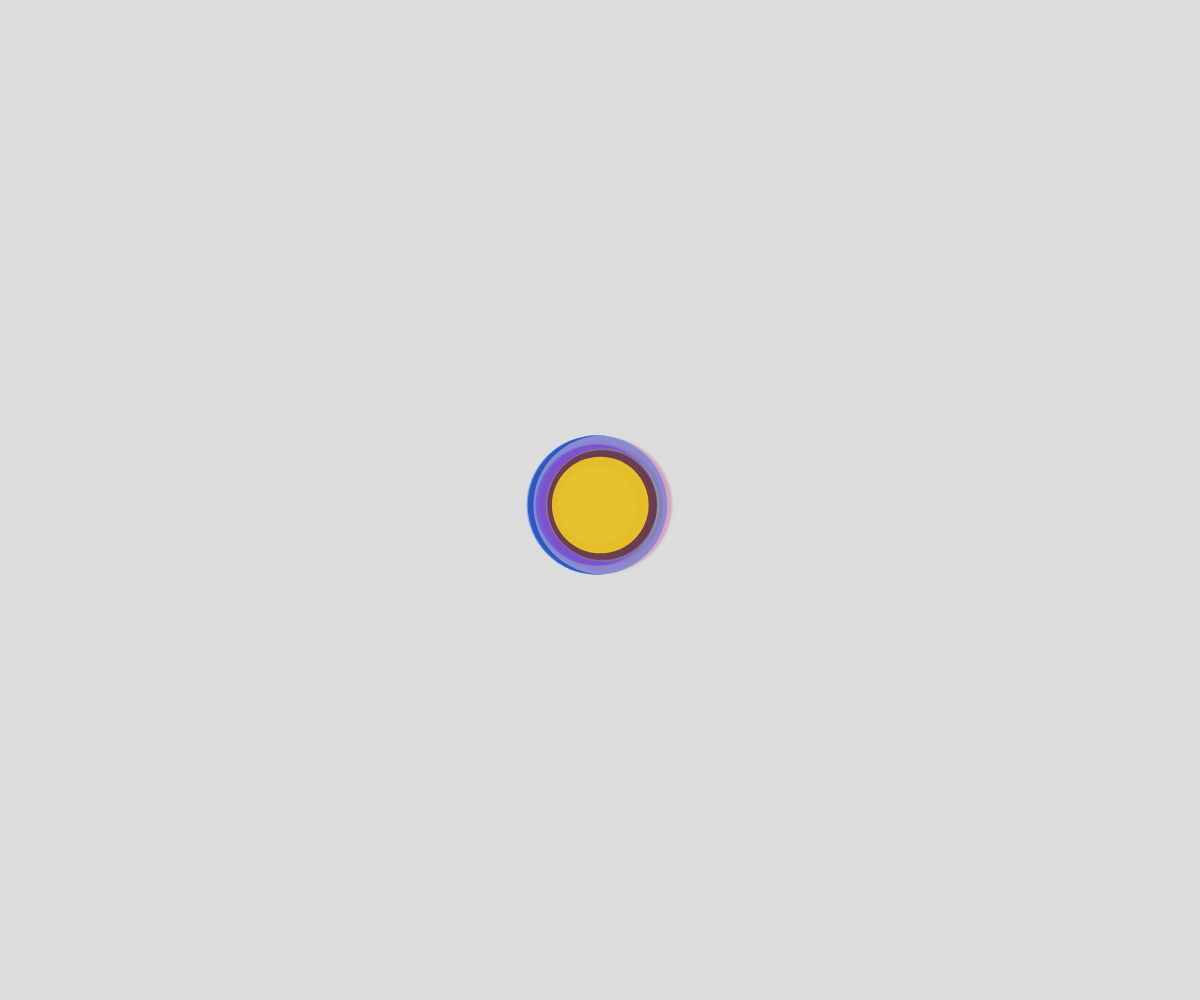
Frame 1 (no input)
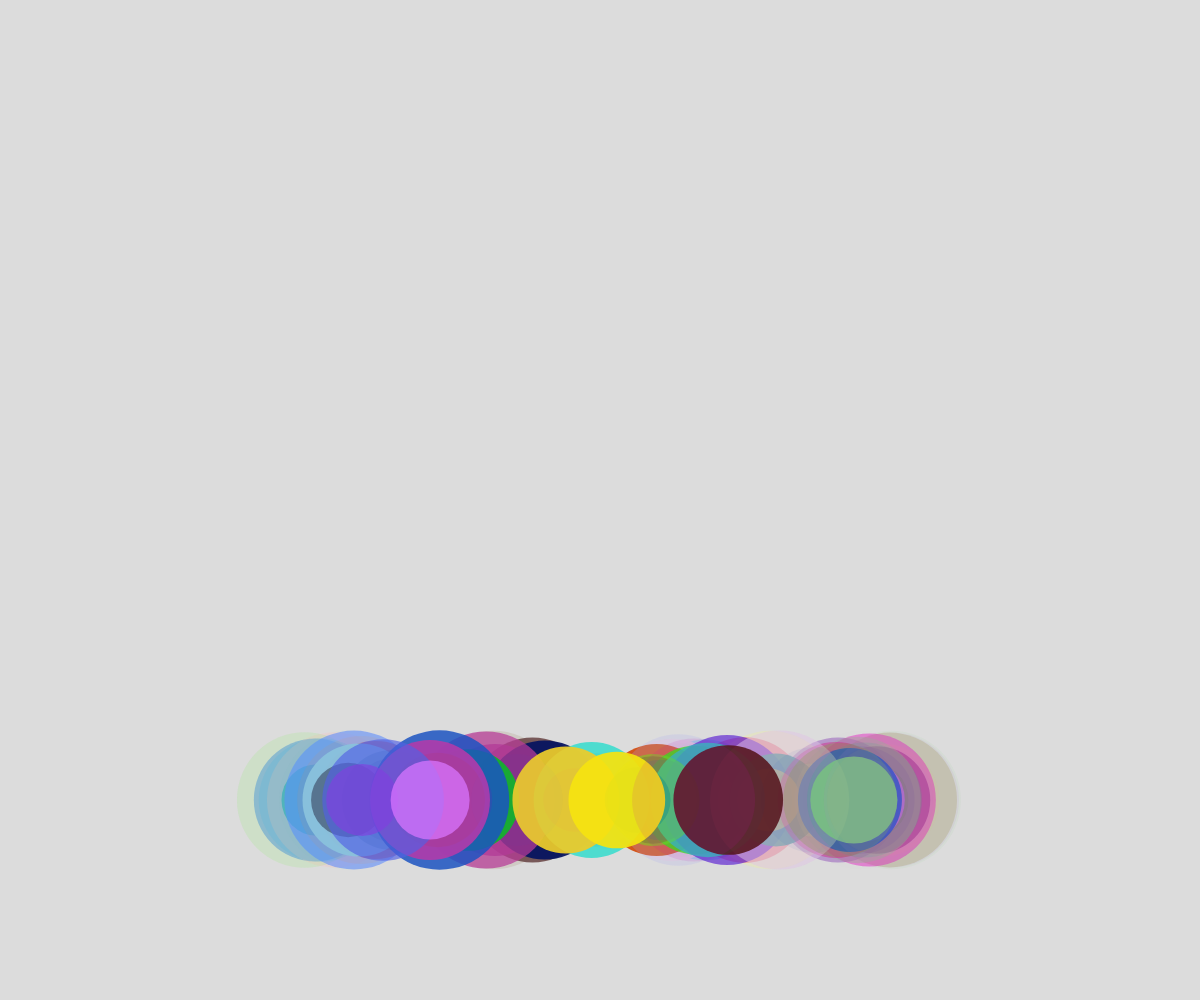
Frame 60 (no input)
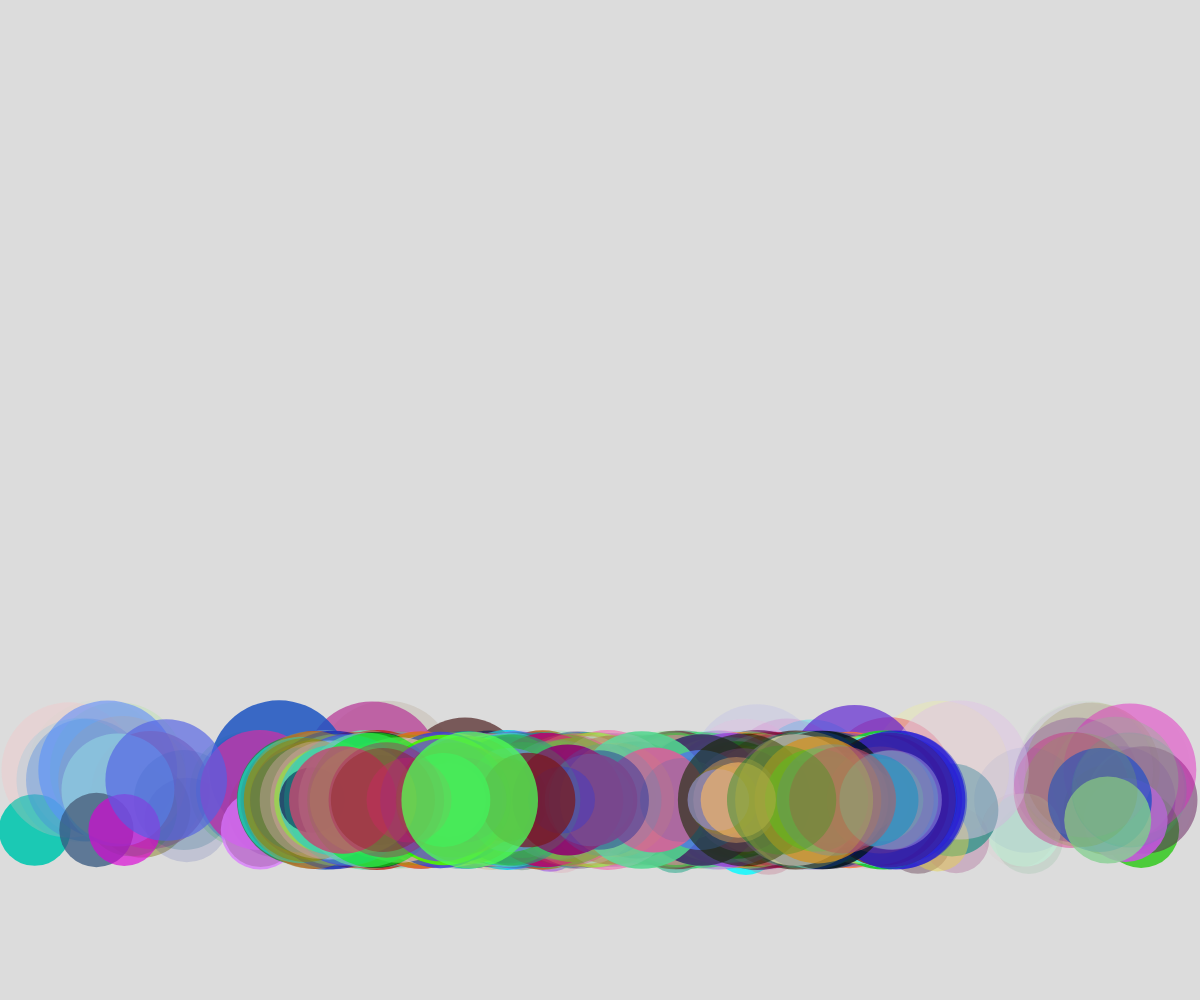
Frame 120 (the mouse pressed at the canvas centre since frame 60)

The p5.js sketch that drew these frames (run headless with seeded random() and noise() and a simulated clock; from frame 60 on, the mouse is pressed at the canvas centre):

// p5.js sketch
// ── sketch.js
// Bouncing Ball Demo
// Oct 3, 2024

let ballArray = [];

function setup() {
  createCanvas(windowWidth, windowHeight);
  for (let i = 0; i < 100; i++) {
    spawnBall(width/2, height/2);
  }
}

function draw() {
  background(220);
  for (let someBall of ballArray) {
    //move ball
    someBall.x += someBall.dx;
    someBall.y += someBall.dy;
  
    // bounce if needed
    if (someBall.x > width - someBall.radius || someBall.x < someBall.radius) {
      someBall.dx *= -1;
    }
  
    if (someBall.y >= height - someBall.radius || someBall.y < someBall.radius) {
      someBall.dy *= -1;
    }
  
    // Display the ball
    noStroke();
    fill(someBall.red, someBall.green, someBall.blue, someBall.alpha);
    circle(someBall.x, someBall.y, someBall.radius * 2);
  }
}

function mousePressed() {
  for (let i = 0; i < 1500; i++) {
    spawnBall(mouseX, mouseY);
  }
}

function spawnBall(theX, theY) {
  let theBall = {
    x: theX,
    y: theY,
    radius: random(30, 70),
    dx: random(-5, 5),
    dy: random(5, 5),
    red: random(255),
    green: random(255),
    blue: random(255),
    alpha: random(255),
  };
  
  ballArray.push(theBall);
}
